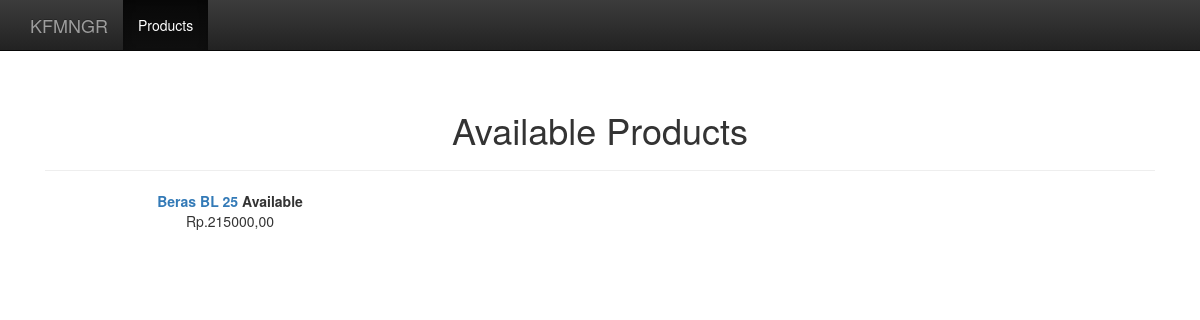
The page /product/ on the database as committed earlier.
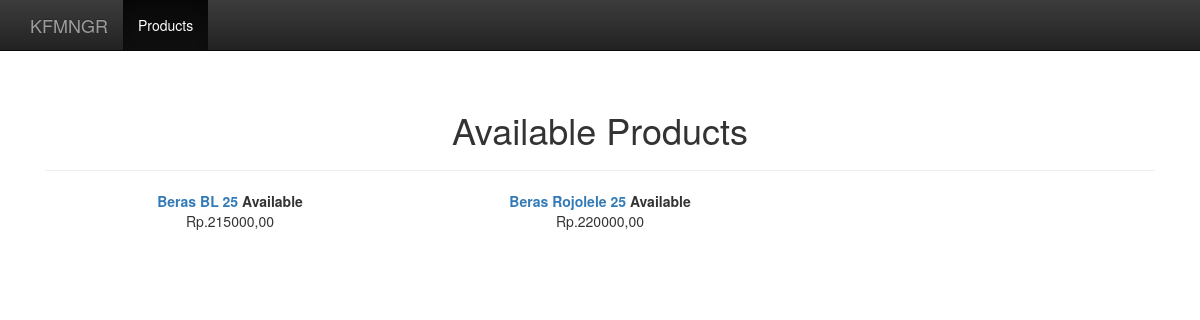
The same page on the database as committed later.
### products/models.py (models this page shows, shortened)
class Product(models.Model):
    name = models.CharField(max_length=100)
    price = models.IntegerField(default=0)
    detail = models.CharField(max_length=100)
    weight = models.IntegerField(default=0)
    stock = models.IntegerField(default=0)
    created_at = models.DateTimeField(auto_now_add = True, auto_now = False)
    updated_at = models.DateTimeField(auto_now_add = False, auto_now = True)
    @staticmethod
    def get_all_products():
        return Product.objects.all()

### products/views.py (the view)
# urls.py: url(r'^product/$', products),
def products(request):
    products = Product.get_all_products()
    return render(request, 'products.html', {'products':products})

### products/templates/products.html (shortened to what this page needs)
{% extends 'base.html' %}
{% block content %}
<h1>Available Products</h1>
<hr>
{% for product in products %}
<div class="col-md-4">
  <a href="/products/{{product.id}}"><b>{{ product.name }}</b></a>
  {% if product.stock < 1 %}
  <b style="color: red;">Sold Out</b>
  {% else %}
  <b>Available</b>
  {% endif %}
  <p>Rp.{{ product.price }},00</p>
</div>
{% endfor %}
{% endblock %}

Rows that differ between the two databases and show on the page:
added Product: name "Beras Rojolele 25", stock "Available", price "220000"
